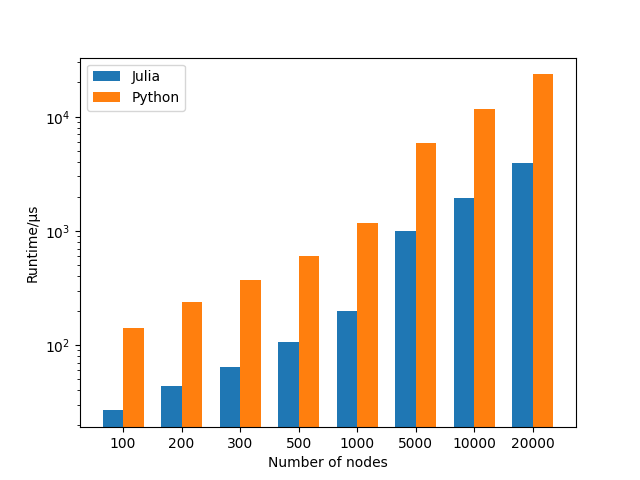

This figure's Python source:
import numpy as np
import matplotlib.pyplot as plt

n = [100, 200, 300, 500, 1000, 5000, 10000, 20000]
julia_times =  [26.7, 43.6, 64.1, 106.2, 200, 987, 1.96*1000, 3.91*1000]
python_times = [142, 239, 368, 607, 1.17*1000, 5.86*1000, 11.6*1000, 23.5*1000]

N = len(n)

fig, ax = plt.subplots()

ind = np.arange(N)    # the x locations for the groups
width = 0.35         # the width of the bars

p1 = ax.bar(ind, julia_times, width, bottom=0)
p2 = ax.bar(ind + width, python_times, width, bottom=0)

ax.set_xticks(ind + width / 2)
ax.set_xticklabels(n)
ax.set_xlabel('Number of nodes')

ax.legend((p1[0], p2[0]), ('Julia', 'Python'))
ax.set_yscale('log')
ax.autoscale_view()
ax.set_ylabel('Runtime/μs')

plt.show()
